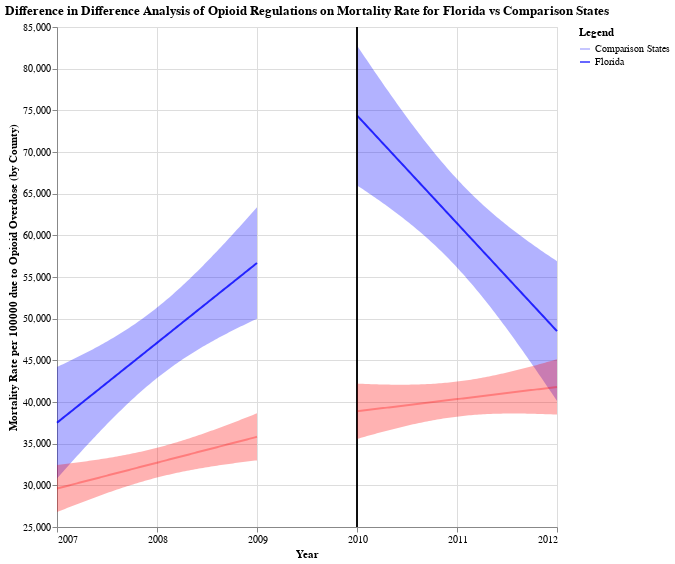

Notebook cell for this chart:
### Code cell
pre_FL = plotting_chart(
    2010, "blue", fl_policy_pre, "Prescription_Rate", "Year", "Florida", alpha=0.05
)
post_FL = plotting_chart(
    2010, "blue", fl_policy_post, "Prescription_Rate", "Year", "Florida", alpha=0.05
)
pre_control = plotting_chart(
    2010,
    "red",
    fl_control_pre,
    "Prescription_Rate",
    "Year",
    "Comparison States",
    alpha=0.05,
)
post_control = plotting_chart(
    2010,
    "red",
    fl_control_post,
    "Prescription_Rate",
    "Year",
    "Comparison States",
    alpha=0.05,
)

# FL vs MI, NC, OH
final = pre_FL + post_FL + pre_control + post_control
final.properties(
    title="Difference in Difference Analysis of Opioid Regulations on Mortality Rate for Florida vs Comparison States"
)
